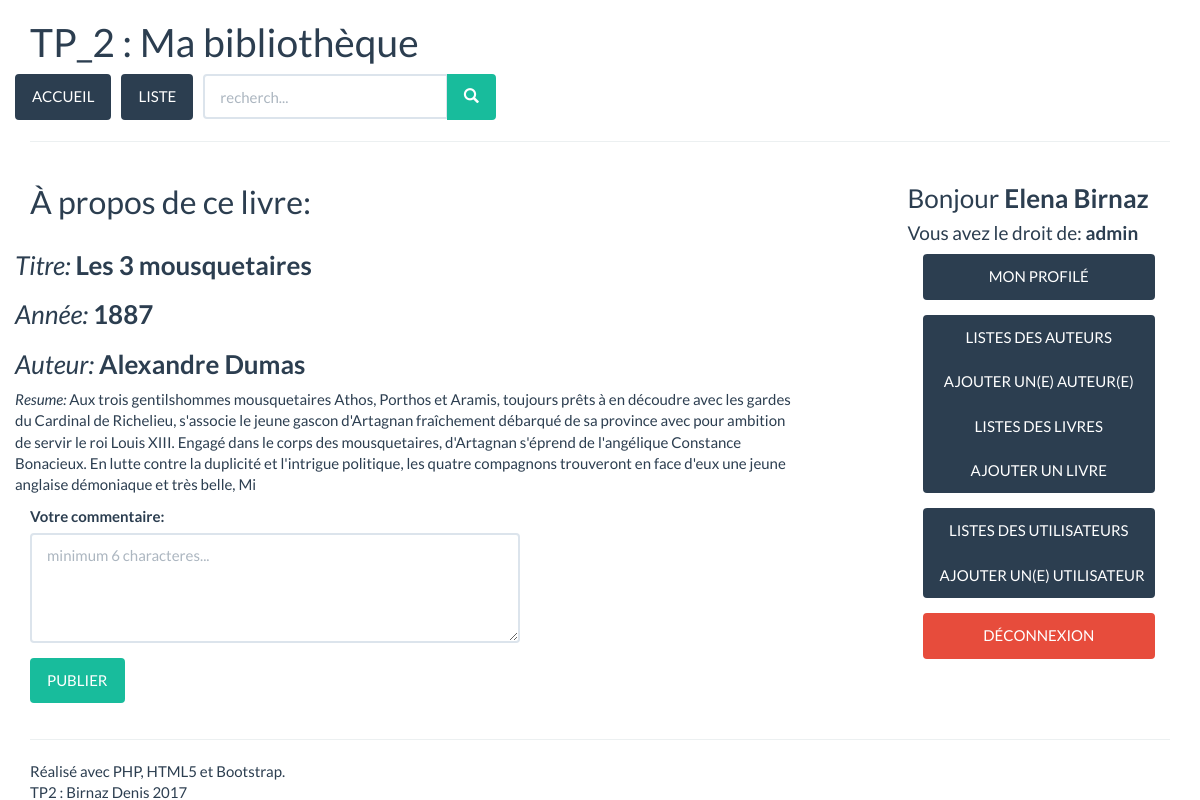
The app's page /index.php?controler=livre&id=4 (signed in) with its own data.
### tables this page shows
CREATE TABLE IF NOT EXISTS `livre` (
  `id_livre` int(11) NOT NULL AUTO_INCREMENT,
  `titre` varchar(25) NOT NULL,
  `annee` int(4) NOT NULL,
  `resume` text,
  `auteur_livre` int(11) NOT NULL,
  PRIMARY KEY (`id_livre`),
  KEY `auteur_livre` (`auteur_livre`)
);

CREATE TABLE IF NOT EXISTS `auteur` (
  `id_auteur` int(11) NOT NULL AUTO_INCREMENT,
  `nom_auteur` varchar(50) NOT NULL,
  PRIMARY KEY (`id_auteur`),
  UNIQUE KEY `nom_auteur` (`nom_auteur`)
);

### controleurs/controleurlivre.class.php (called while the page is built, shortened)
<?php
class ControleurLivre{
	function livreAffiche($id) {
		$oListe = new Livre();
		$liste = $oListe->getLivreID($id);
		$comms = $oListe->getCommentairesLivreID($id);
		$vueLivre = new Vue('Livre');
		$vueLivre->generer(array('livre'=>$liste[0], 'comms'=>$comms));
	}
}

### index.php (called while the page is built, shortened)
<?php
$controleur = new Controleur();
$controleur->routerRequete();
?>

### lib/singletonpdo.class.php (called while the page is built, shortened)
<?php
class SingletonPDO {
    private $PDOInstance = null;
    private static $instance = null;
    private function __construct(){
        $this->PDOInstance = new PDO('mysql:host='. self::DB_SERVEUR .';dbname='. self::DB_NOM, self::DB_LOGIN, self::DB_PASSWORD, array(PDO::MYSQL_ATTR_INIT_COMMAND => 'SET NAMES \'UTF8\''));
    }
    static function getInstance(){
        if(is_null(self::$instance)){
            self::$instance = new SingletonPDO();
        }
        return self::$instance;
    }
    function __call($name, $arguments){
        return $this->PDOInstance->{$name}(implode(',', $arguments));
    }
}

### modeles/livre.class.php (called while the page is built, shortened)
<?php
class Livre {
	function getLivreID($id) {
		$bdd = SingletonPDO::getInstance();
		$livre = $bdd->prepare('
			SELECT id_livre, titre, annee, resume, auteur_livre, nom_auteur
			FROM livre
			JOIN auteur ON auteur_livre = id_auteur
			WHERE id_livre = :id');
		$livre->bindParam(':id', $id);
		$livre->execute();
		return $livre->fetchAll(PDO::FETCH_ASSOC);
	}
}

### vues/vLivre.php (the view, shortened to what this page needs)
<h2>À propos de ce livre:</h2>
	<div class="row">
		<div>
			<h3><i>Titre:</i> <b><?= $livre['titre'] ?></b></h3>
		</div>
		<div>
			<h3><i>Année:</i> <b><?= $livre['annee'] ?></b></h3>
		</div>
		<div>
			<h3><i>Auteur:</i> <b><?= $livre['nom_auteur'] ?></b></h3>
		</div>
		<div>
			<p><i>Resume:</i> <?= $livre['resume'] ?></p>
		</div>
	</div>
	<?php
		if (isset($_SESSION['user_biblio']['statut_user']) && $_SESSION['user_biblio']['statut_user']<=3) {
		?>
<form method="POST" class="form">
	<div class="row">
		<div class="form-group col-md-8">
			<label for="comm_livre">Votre commentaire:</label>
			<textarea placeholder="minimum 6 characteres..." name="comm_livre" id="comm_livre" cols="50" rows="4" class="form-control" required></textarea>
		</div>
	</div>
	<div class="row">
		<div class="form-group col-md-4">
			<input type="submit" id="cree_comm" name="cree_comm" class="btn btn-success" value="PUBLIER">
		</div>
	</div>
</form>
		<?php }
	?>

### records on screen
livre: titre "Les 3 mousquetaires", annee "1887", auteur.nom_auteur "Alexandre Dumas", resume "Aux trois gentilshommes mousquetaires Athos, Porthos et Aramis, toujours prêts à en découdre avec les gardes du Cardinal de Richelieu, s'associe le jeune gascon d'Artagnan fraîchement débarqué de sa province avec pour ambition de servir le roi Louis XIII. Engagé dans le corps des mousquetaires, d'Artagnan s'éprend de l'angélique Constance Bonacieux. En lutte contre la duplicité et l'intrigue politique, les quatre compagnons trouveront en face d'eux une jeune anglaise démoniaque et très belle, Mi"

### other values on screen
$_SESSION['user_biblio']["nom_user"] "Elena Birnaz"
$_SESSION['user_biblio']["nom_statut"] "admin"
